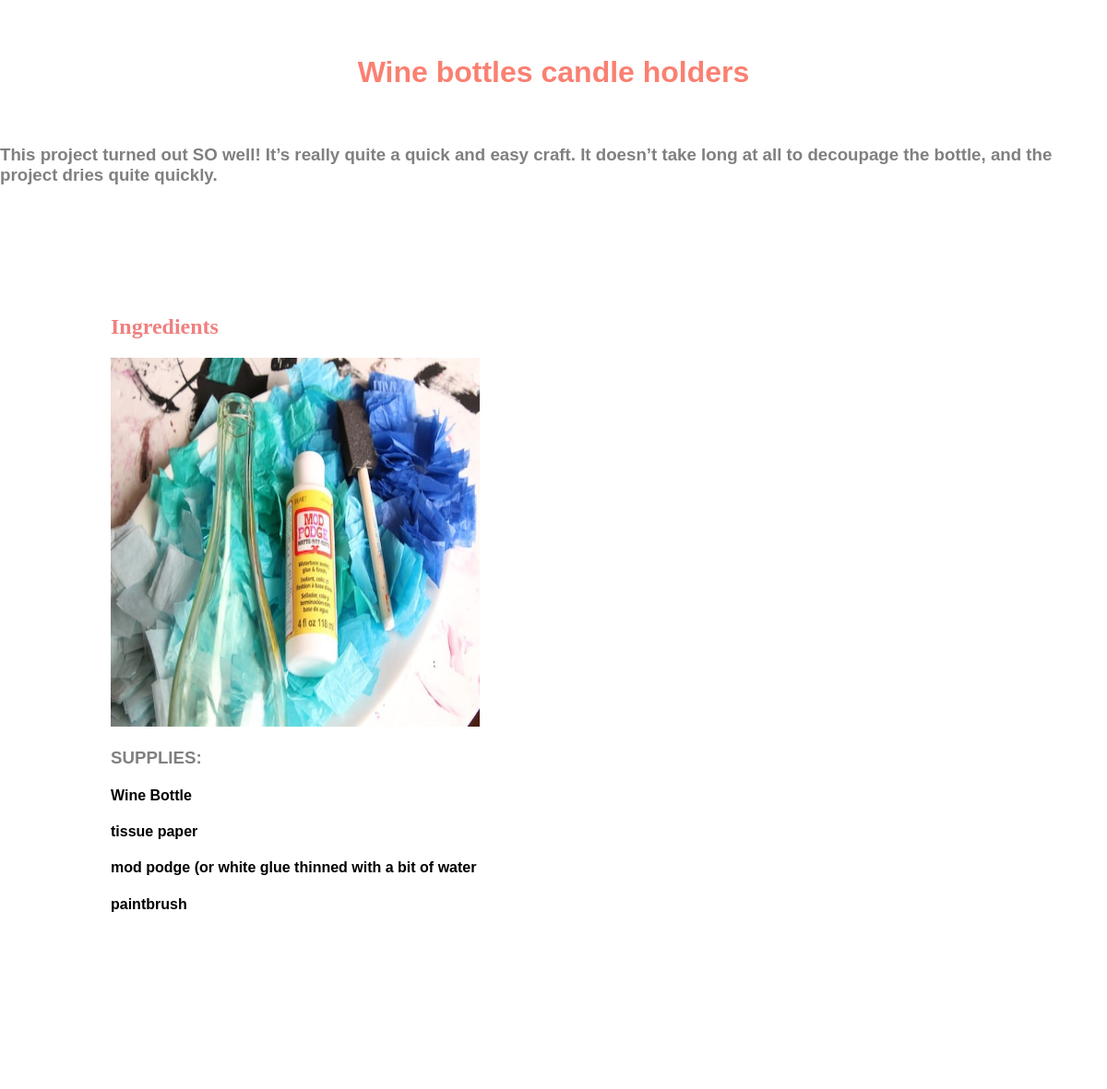
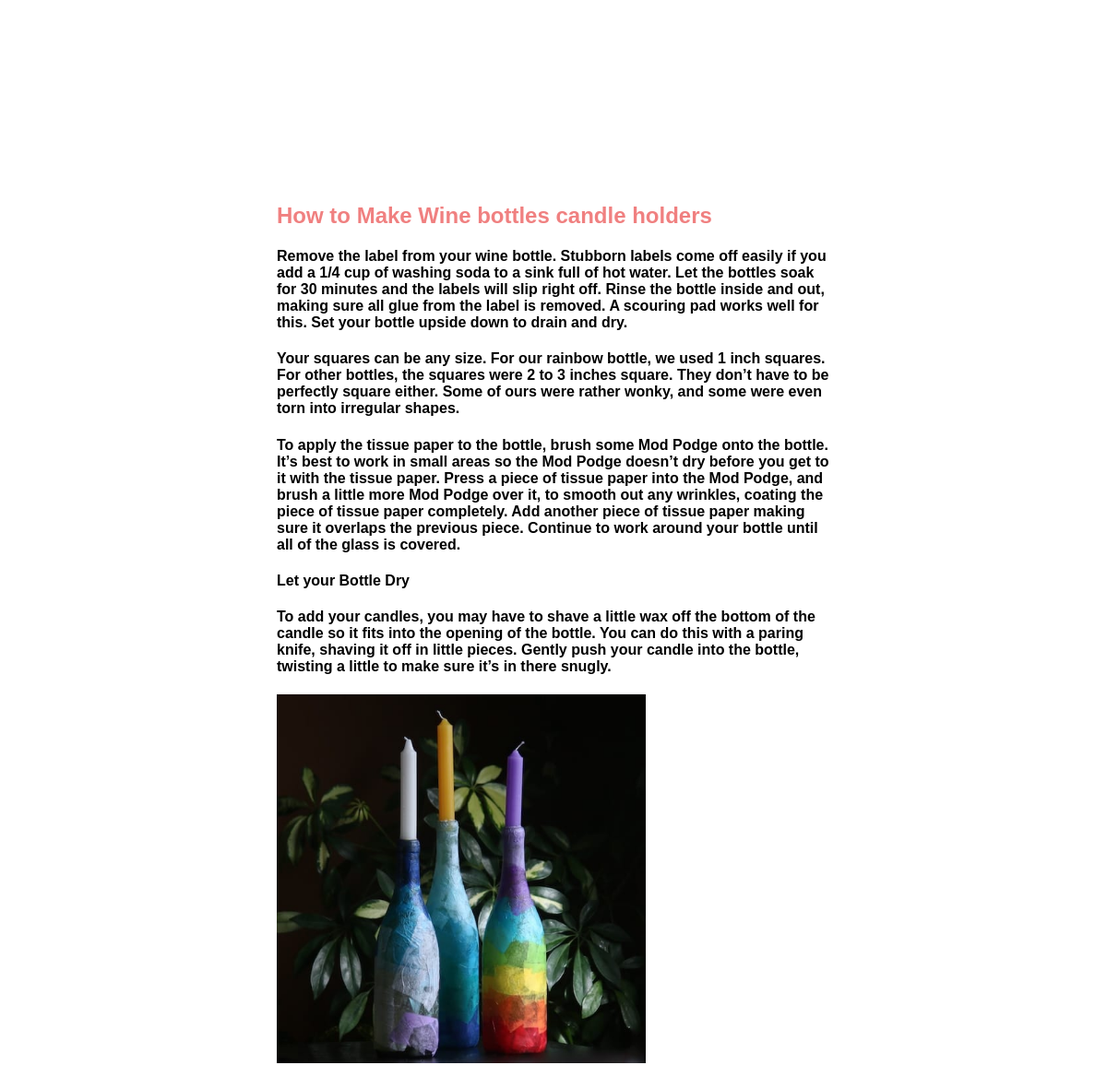
/recepie/1, run on the app's committed database (2 pictures, top to bottom).
### tables this page shows
CREATE TABLE "recipe" (
	"id"	INTEGER PRIMARY KEY AUTOINCREMENT,
	"title"	TEXT NOT NULL,
	"body"	TEXT NOT NULL,
	"anjas_drawing"	TEXT,
	"section"	TEXT NOT NULL,
	"process_image"	TEXT,
	"final_image"	TEXT,
	"long_name"	TEXT,
	"long_description"	TEXT
);

CREATE TABLE ingredients(
    id INTEGER PRIMARY KEY AUTOINCREMENT,
    recipe_id INTEGER NOT NULL,
    name TEXT NOT NULL,
    FOREIGN KEY (recipe_id) REFERENCES recipe (id)
);

CREATE TABLE instructions(
    id INTEGER PRIMARY KEY AUTOINCREMENT,
    recipe_id INTEGER NOT NULL,
    number INTEGER,
    text TEXT NOT NULL,
    FOREIGN KEY (recipe_id) REFERENCES recipe (id)
);

### flaskM/__init__.py (the view)
    @app.route("/recepie/<int:recipe_id>")
    def recepie(recipe_id):
        db = get_db()
        recipe = db.execute(
            'SELECT long_name, long_description, process_image, final_image, id FROM recipe WHERE id = ?', (recipe_id, )
            ).fetchone()
        ingredients = db.execute(
            'SELECT name FROM ingredients WHERE recipe_id = ?', (recipe_id, )
            ).fetchall()
        instructions = db.execute(
            'SELECT number, text FROM instructions WHERE recipe_id = ?', (recipe_id, )
            ).fetchall()
        return render_template("recepie.html.jinja2", recipe=recipe, ingredients=ingredients, instructions=instructions)

### flaskM/db.py (called while the page is built)
def get_db():
    if 'db' not in g:
        g.db = sqlite3.connect(
            current_app.config['DATABASE'],
            detect_types = sqlite3.PARSE_DECLTYPES
        )
        g.db.row_factory = sqlite3.Row
    return g.db

### flaskM/templates/recepie.html.jinja2 (shortened to what this page needs)
{% extends "base.html" %}
{% block content %}
<h1> {{ recipe.long_name }}</h1>
<h3>{{ recipe.long_description }} </h3>
<div class=Ingridients>
    <h2 style= "font-color: blue; font-family: Gotham">Ingredients</h2>
    <img src="{{ url_for('static', filename=recipe.process_image) }}"  style="width:400px;height:400px;">
    <h3>SUPPLIES:</h3>
    {% for ingredient in ingredients %}
        <h4>{{ ingredient.name }}</h4>
    {% endfor %}
</div>
<div class=usage>
<h2> How to Make {{ recipe.long_name }} </h2>
    {% for instruction in instructions %}
        <h4>{{ instruction.text }}</h4>
    {% endfor %}
 <img src="{{ url_for('static', filename=recipe.final_image) }}"  style="width:400px;height:400px;">
 </div>
 {% endblock %}

### flaskM/templates/base.html (shortened to what this page needs)
<!DOCTYPE html>
<html lang="en">
<head>
<link rel="stylesheet" href="{{ url_for('static', filename='style.css') }}">
</head>
<body>
<div id="content">
    {% block content %}{% endblock %}
  </div>
</body>
</html>

### flaskM/static/style.css (style rules this page uses)
h1 { color: rgb(5, 5, 5); text-size: 20px; position: relative; }
h2 { color: lightcoral; text-size: 250px; position: middle; }

### flaskM/templates/recepie.html.jinja2 (style rules this page uses)
body { background-color: lightgrey; }
h3 { color: grey; }
h1 { font: Arial, sans-serif; color: salmon; position: centre; margin: 60px; text-align: center; }
.Ingridients { color: black; font: Arial; margin: 50px; padding: 70px; }
.usage { color: black; font: Arial; margin: 100px; padding: 200px; }

### flaskM/templates/base.html (style rules this page uses)
body { margin: 0; background-color: white; font-family: Arial, Helvetica, sans-serif; }

### data on the page
recipe: long_name "Wine bottles candle holders", long_description "This project turned out SO well! It’s really quite a quick and easy craft. It doesn’t take long at all to decoupage the bottle, and the project dries quite quickly.", process_image (picture), final_image (picture)
ingredients: name "Wine Bottle"
ingredients: name "tissue paper"
ingredients: name "mod podge (or white glue thinned with a bit of water"
ingredients: name "paintbrush"
instructions: text "Remove the label from your wine bottle. Stubborn labels come off easily if you add a 1/4 cup of washing soda to a sink full of hot water. Let the bottles soak for 30 minutes and the labels will slip right off. Rinse the bottle inside and out, making sure all glue from the label is removed. A scouring pad works well for this. Set your bottle upside down to drain and dry."
instructions: text "Your squares can be any size. For our rainbow bottle, we used 1 inch squares. For other bottles, the squares were 2 to 3 inches square. They don’t have to be perfectly square either. Some of ours were rather wonky, and some were even torn into irregular shapes."
instructions: text "To apply the tissue paper to the bottle, brush some Mod Podge onto the bottle. It’s best to work in small areas so the Mod Podge doesn’t dry before you get to it with the tissue paper. Press a piece of tissue paper into the Mod Podge, and brush a little more Mod Podge over it, to smooth out any wrinkles, coating the piece of tissue paper completely. Add another piece of tissue paper making sure it overlaps the previous piece. Continue to work around your bottle until all of the glass is covered."
instructions: text "Let your Bottle Dry"
instructions: text "To add your candles, you may have to shave a little wax off the bottom of the candle so it fits into the opening of the bottle. You can do this with a paring knife, shaving it off in little pieces. Gently push your candle into the bottle, twisting a little to make sure it’s in there snugly."
